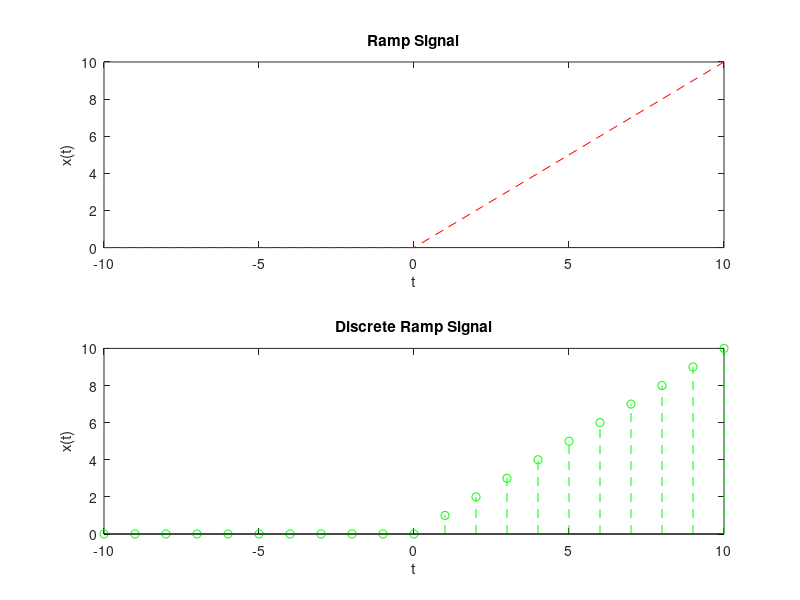

This figure's MATLAB source:
clc;
t=-10:1:10;
x=t.*(t>=0);
subplot(2,1,1);
plot(t,x,'--r');
xlabel('t');
ylabel('x(t)');
title("Ramp Signal");

subplot(2,1,2);
stem(t,x,'--g');
xlabel('t');
ylabel('x(t)');
title("Discrete Ramp Signal");

